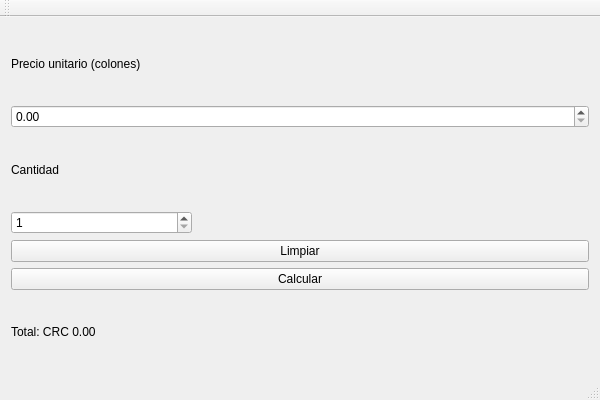
<?xml version="1.0" encoding="UTF-8"?>
<ui version="4.0">
 <class>Lab6Class</class>
 <widget class="QMainWindow" name="Lab6Class">
  <property name="geometry">
   <rect>
    <x>0</x>
    <y>0</y>
    <width>600</width>
    <height>400</height>
   </rect>
  </property>
  <property name="windowTitle">
   <string>Lab6</string>
  </property>
  <widget class="QWidget" name="centralWidget">
   <layout class="QVBoxLayout" name="verticalLayout">
    <item>
     <widget class="QLabel" name="IbIPrecio">
      <property name="text">
       <string>Precio unitario (colones)</string>
      </property>
     </widget>
    </item>
    <item>
     <widget class="QDoubleSpinBox" name="spnPrecio">
      <property name="minimum">
       <double>0.000000000000000</double>
      </property>
      <property name="maximum">
       <double>1000000.000000000000000</double>
      </property>
      <property name="singleStep">
       <double>100.000000000000000</double>
      </property>
      <property name="value">
       <double>0.000000000000000</double>
      </property>
     </widget>
    </item>
    <item>
     <widget class="QLabel" name="IbICantidad">
      <property name="text">
       <string>Cantidad</string>
      </property>
     </widget>
    </item>
    <item>
     <widget class="QSpinBox" name="spnCantidad">
      <property name="maximumSize">
       <size>
        <width>181</width>
        <height>16777215</height>
       </size>
      </property>
      <property name="minimum">
       <number>1</number>
      </property>
      <property name="maximum">
       <number>1000</number>
      </property>
     </widget>
    </item>
    <item>
     <widget class="QPushButton" name="btnLimpiar">
      <property name="text">
       <string>Limpiar</string>
      </property>
     </widget>
    </item>
    <item>
     <widget class="QPushButton" name="btnCalcular">
      <property name="text">
       <string>Calcular</string>
      </property>
     </widget>
    </item>
    <item>
     <widget class="QLabel" name="IbITotal">
      <property name="text">
       <string>Total: CRC 0.00</string>
      </property>
     </widget>
    </item>
   </layout>
  </widget>
  <widget class="QMenuBar" name="menuBar">
   <property name="geometry">
    <rect>
     <x>0</x>
     <y>0</y>
     <width>600</width>
     <height>21</height>
    </rect>
   </property>
  </widget>
  <widget class="QToolBar" name="mainToolBar">
   <attribute name="toolBarArea">
    <enum>TopToolBarArea</enum>
   </attribute>
   <attribute name="toolBarBreak">
    <bool>false</bool>
   </attribute>
  </widget>
  <widget class="QStatusBar" name="statusBar"/>
 </widget>
 <layoutdefault spacing="6" margin="11"/>
 <resources>
  <include location="Lab6.qrc"/>
 </resources>
 <connections/>
</ui>
